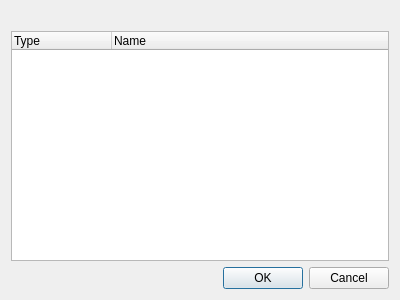
<?xml version="1.0" encoding="UTF-8"?>
<ui version="4.0">
 <class>RemoteList</class>
 <widget class="QDialog" name="RemoteList">
  <property name="windowModality">
   <enum>Qt::ApplicationModal</enum>
  </property>
  <property name="geometry">
   <rect>
    <x>0</x>
    <y>0</y>
    <width>400</width>
    <height>300</height>
   </rect>
  </property>
  <property name="windowTitle">
   <string>Remote List</string>
  </property>
  <layout class="QVBoxLayout" name="verticalLayout">
   <item>
    <widget class="QLabel" name="lbErrormsg">
     <property name="font">
      <font>
       <bold>true</bold>
      </font>
     </property>
     <property name="text">
      <string/>
     </property>
    </widget>
   </item>
   <item>
    <widget class="QTableWidget" name="tableWidget">
     <property name="editTriggers">
      <set>QAbstractItemView::NoEditTriggers</set>
     </property>
     <property name="selectionMode">
      <enum>QAbstractItemView::SingleSelection</enum>
     </property>
     <property name="selectionBehavior">
      <enum>QAbstractItemView::SelectRows</enum>
     </property>
     <attribute name="horizontalHeaderStretchLastSection">
      <bool>true</bool>
     </attribute>
     <column>
      <property name="text">
       <string>Type</string>
      </property>
      <property name="textAlignment">
       <set>AlignLeading|AlignVCenter</set>
      </property>
     </column>
     <column>
      <property name="text">
       <string>Name</string>
      </property>
      <property name="textAlignment">
       <set>AlignLeading|AlignVCenter</set>
      </property>
     </column>
    </widget>
   </item>
   <item>
    <widget class="QDialogButtonBox" name="buttonBox">
     <property name="orientation">
      <enum>Qt::Horizontal</enum>
     </property>
     <property name="standardButtons">
      <set>QDialogButtonBox::Cancel|QDialogButtonBox::Ok</set>
     </property>
    </widget>
   </item>
  </layout>
 </widget>
 <resources/>
 <connections>
  <connection>
   <sender>buttonBox</sender>
   <signal>accepted()</signal>
   <receiver>RemoteList</receiver>
   <slot>accept()</slot>
   <hints>
    <hint type="sourcelabel">
     <x>248</x>
     <y>254</y>
    </hint>
    <hint type="destinationlabel">
     <x>157</x>
     <y>274</y>
    </hint>
   </hints>
  </connection>
  <connection>
   <sender>buttonBox</sender>
   <signal>rejected()</signal>
   <receiver>RemoteList</receiver>
   <slot>reject()</slot>
   <hints>
    <hint type="sourcelabel">
     <x>316</x>
     <y>260</y>
    </hint>
    <hint type="destinationlabel">
     <x>286</x>
     <y>274</y>
    </hint>
   </hints>
  </connection>
 </connections>
</ui>
